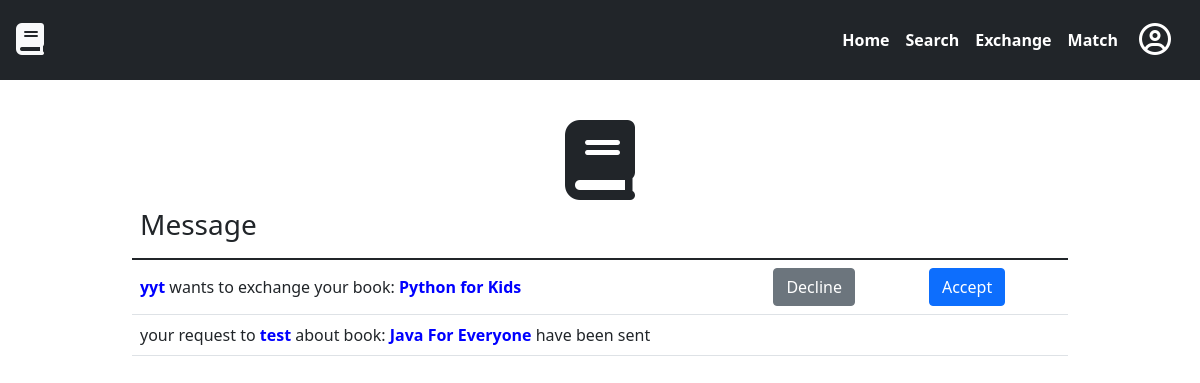
The page /message (signed in) on the database its author committed.
### tables this page shows
CREATE TABLE "users" (
	"id"	INTEGER NOT NULL,
	"username"	TEXT UNIQUE,
	"password"	TEXT,
	PRIMARY KEY("id" AUTOINCREMENT)
);

CREATE TABLE "books" (
	"id"	INTEGER,
	"title"	TEXT,
	"authors"	TEXT,
	PRIMARY KEY("id" AUTOINCREMENT),
	UNIQUE("title","authors")
);

### app.py (the view)
@app.route("/message", methods=['GET', 'POST'])
@login_required
def message():
    list_return = []
    list_return2 = []
    if request.method == "POST":
        items = request.form.get("items")[1: -1].split(", ")
        owner = session["user_id"]
        id_book = int(items[2])
        requestor = int(items[3])
        if request.form.get("submit_button") == "Accept":
            db.execute("INSERT INTO possession(id_book, id_people) VALUES(?, ?);", (id_book, requestor))
            db.execute("DELETE FROM possession WHERE id_book = ? and id_people = ?;", (id_book, owner))
            db.execute("DELETE FROM match_request WHERE requestor = ? and owner = ? and id_book = ?;", (requestor, owner, id_book) )
        elif request.form.get("submit_button") == "Decline":
            db.execute("DELETE FROM match_request WHERE requestor = ? and owner = ? and id_book = ?;", (requestor, owner, id_book) )
        con.commit()
        return redirect("/message")
    else:
        owner = session["user_id"]
        request_list = db.execute("SELECT * FROM match_request WHERE owner = ?;", (owner,)).fetchall()
        for items in request_list:
            id_requestor = items[1]
            id_book = items[2]
            requestor = db.execute("SELECT username FROM users WHERE id = ?;", (id_requestor,)).fetchone()[0]
            book = db.execute("SELECT title FROM books WHERE id = ?;", (id_book,)).fetchone()[0]
            list_group = [requestor, book, id_book, id_requestor]
            list_return.append(list_group)
        print(list_return)
        requestor = session["user_id"]
        con.row_factory = sqlite3.Row
        requestor_list =  db.execute("SELECT * FROM match_request WHERE requestor = ?;", (requestor,)).fetchall()
        for items in requestor_list:
            id_owner = items[0]
            id_book = items[2]
            owner = db.execute("SELECT username FROM users WHERE id = ?;", (id_owner,)).fetchone()[0]
            book = db.execute("SELECT title FROM books WHERE id = ?;", (id_book,)).fetchone()[0]
            list_group2 = [owner, book, id_book, id_owner]
            list_return2.append(list_group2)
        print(list_return2)
        return render_template("message.html", list_return = list_return, list_return2 = list_return2)

### app.py (called while the page is built)
def login_required(f):
    @wraps(f)
    def decorated_function(*args, **kwargs):
        if session.get("user_id") is None:
            return redirect("/showcase")
        return f(*args, **kwargs)
    return decorated_function

### templates/message.html (shortened to what this page needs)
{% extends "layout_user.html" %}
{% block content %}
    <div class="container mx-auto text-center" style="z-index: -100; margin-top: 120px;">
        <i class="fa-solid fa-book fa-5x"></i>
    </div>
    <div class="container" style="max-width: 80%;">
        <table class="table">
            <thead>
                <tr>
                    <td>
                        <h3>Message</h3>
                    </td>
                </tr>
            </thead>
            <tbody>
                {% for items in list_return %}
                    <form method="post">
                        <tr>
                            <td class="align-middle">
                                <span style="color: blue;"><b>{{items[0]}}</b></span> wants to exchange your book: <span style="color: blue;"><b>{{items[1]}}</b></span>
                            </td>
                            <td>
                                <input class="btn btn-secondary" type="submit" name="submit_button" value="Decline">
                            </td>
                            <td>
                                <input class="btn btn-primary" type="submit" name="submit_button" value="Accept">
                            </td>
                        </tr>
                    </form>
                {% endfor %}
                {% for items in list_return2 %}
                    <form method="post">
                        <tr>
                            <td class="align-middle" colspan="3">
                                your request to <span style="color: blue;"><b>{{items[0]}}</b></span> about book: <span style="color: blue;"><b>{{items[1]}}</b></span> have been sent
                            </td>
                        </tr>
                    </form>
                {% endfor %}
            </tbody>
        </table>
    </div>
{% endblock %}

### rows shown on the page
users: username "yyt"
books: title "Python for Kids"
users: username "test"
books: title "Java For Everyone"
